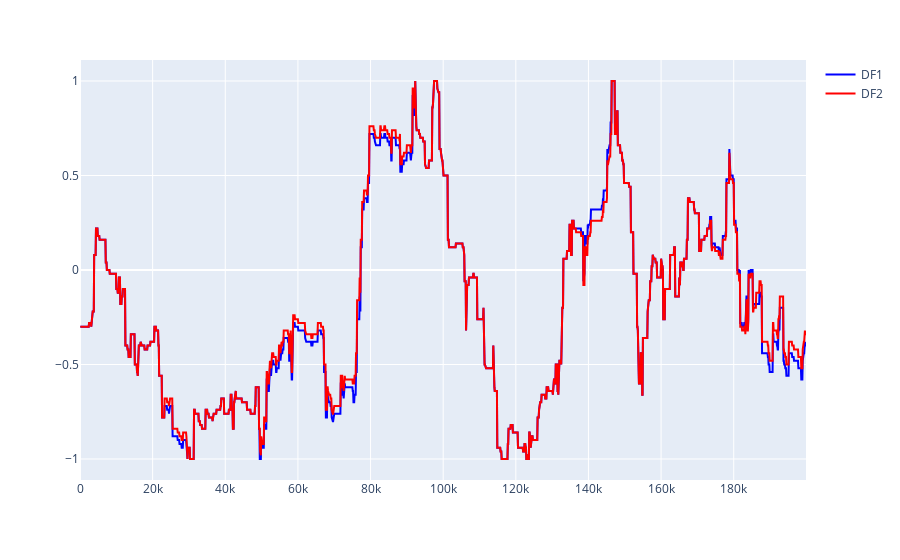

The cell this chart's notebook holds for it:
### Code cell
df["pos_pct"] = df["position"] / 50
df2["pos_pct"] = df2["position"] / 50
# Create a combined plot with both dataframes
fig = px.line()

# Add lines for both df and df2 to the plot
fig.add_scatter(
    x=df["timestamp"],
    y=df["pos_pct"],
    mode="lines",
    name="DF1",
    line=dict(color="blue"),
)
fig.add_scatter(
    x=df2["timestamp"],
    y=df2["pos_pct"],
    mode="lines",
    name="DF2",
    line=dict(color="red"),
)

# Show the plot
fig.show()

### Figure 1 — Plotly figure (JSON) as saved in the notebook; plotly's stock layout.template omitted (floating-point values rounded to 4 significant figures; data arrays with more than 128 entries replaced by an {"elided": "..."} marker saying what was removed)
{"data": [{"hovertemplate": "<extra></extra>", "legendgroup": "", "line": {"color": "#636efa", "dash": "solid"}, "marker": {"symbol": "circle"}, "mode": "lines", "name": "", "orientation": "v", "showlegend": false, "type": "scatter", "xaxis": "x", "yaxis": "y"}, {"line": {"color": "blue"}, "mode": "lines", "name": "DF1", "type": "scatter", "x": {"elided": "2000 int values"}, "y": {"elided": "2000 float values"}}, {"line": {"color": "red"}, "mode": "lines", "name": "DF2", "type": "scatter", "x": {"elided": "2000 int values"}, "y": {"elided": "2000 float values"}}], "layout": {"legend": {"tracegroupgap": 0}, "margin": {"t": 60}, "xaxis": {"anchor": "y", "domain": [0, 1]}, "yaxis": {"anchor": "x", "domain": [0, 1]}}}
